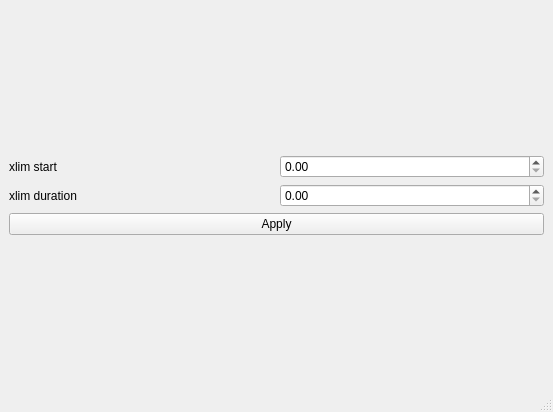
<?xml version="1.0" encoding="UTF-8"?>
<ui version="4.0">
 <class>MainWindow</class>
 <widget class="QMainWindow" name="MainWindow">
  <property name="geometry">
   <rect>
    <x>0</x>
    <y>0</y>
    <width>553</width>
    <height>412</height>
   </rect>
  </property>
  <property name="windowTitle">
   <string>MainWindow</string>
  </property>
  <widget class="QWidget" name="centralwidget">
   <layout class="QVBoxLayout" name="verticalLayout_3">
    <item>
     <layout class="QVBoxLayout" name="VLayout"/>
    </item>
    <item>
     <layout class="QGridLayout" name="gridLayout_4">
      <item row="0" column="0">
       <widget class="QLabel" name="label">
        <property name="text">
         <string>xlim start</string>
        </property>
       </widget>
      </item>
      <item row="0" column="1">
       <widget class="QDoubleSpinBox" name="XlimStartSB"/>
      </item>
      <item row="2" column="0" colspan="2">
       <widget class="QPushButton" name="ApplyButton">
        <property name="text">
         <string>Apply</string>
        </property>
       </widget>
      </item>
      <item row="1" column="0">
       <widget class="QLabel" name="label_2">
        <property name="text">
         <string>xlim duration</string>
        </property>
       </widget>
      </item>
      <item row="1" column="1">
       <widget class="QDoubleSpinBox" name="XlimDurationSB"/>
      </item>
     </layout>
    </item>
   </layout>
  </widget>
  <widget class="QMenuBar" name="menubar">
   <property name="geometry">
    <rect>
     <x>0</x>
     <y>0</y>
     <width>553</width>
     <height>24</height>
    </rect>
   </property>
  </widget>
  <widget class="QStatusBar" name="statusbar"/>
 </widget>
 <resources/>
 <connections/>
</ui>
